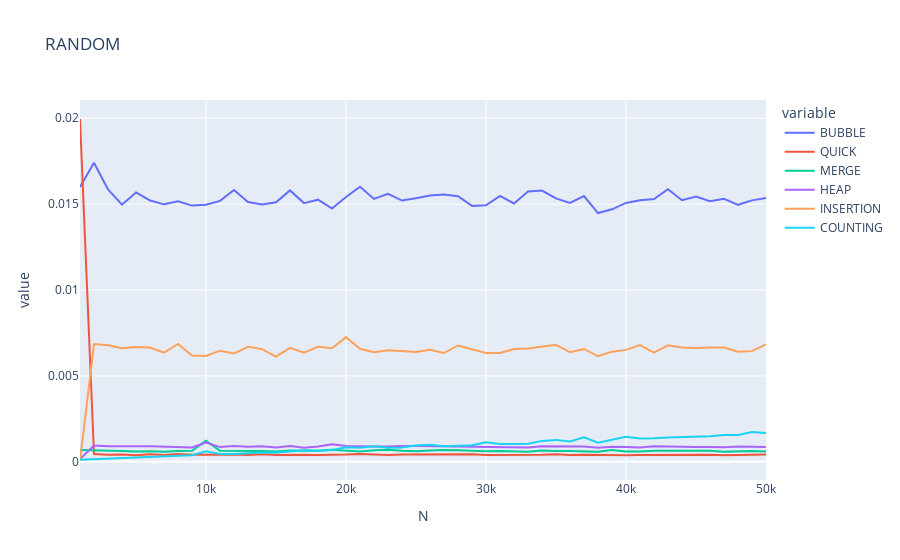
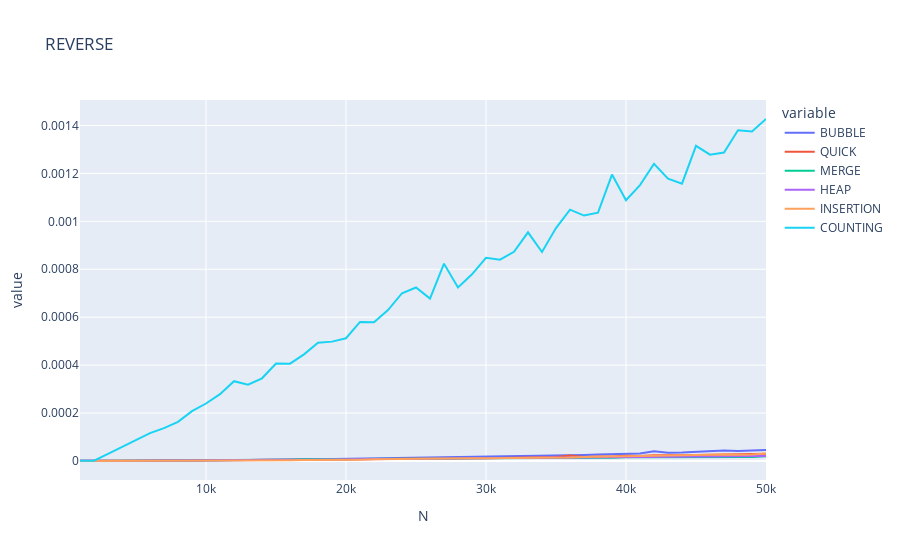
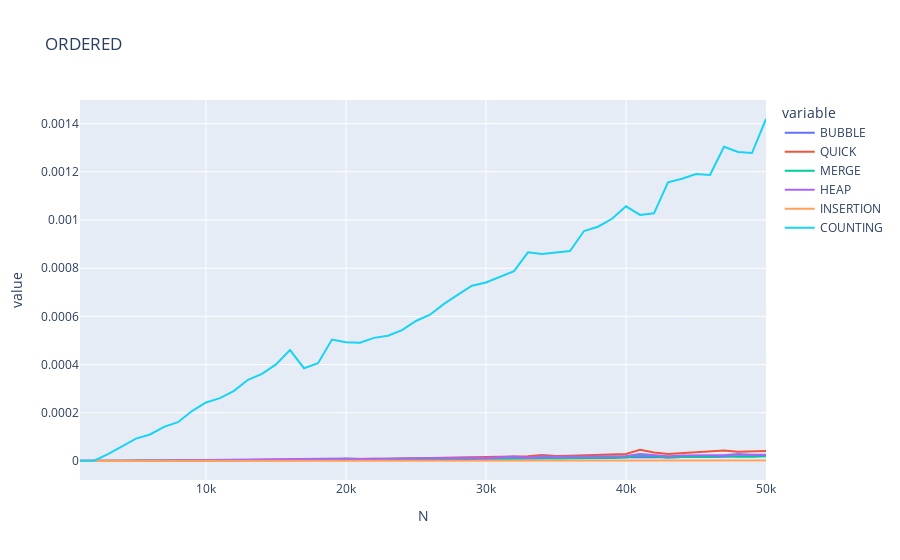
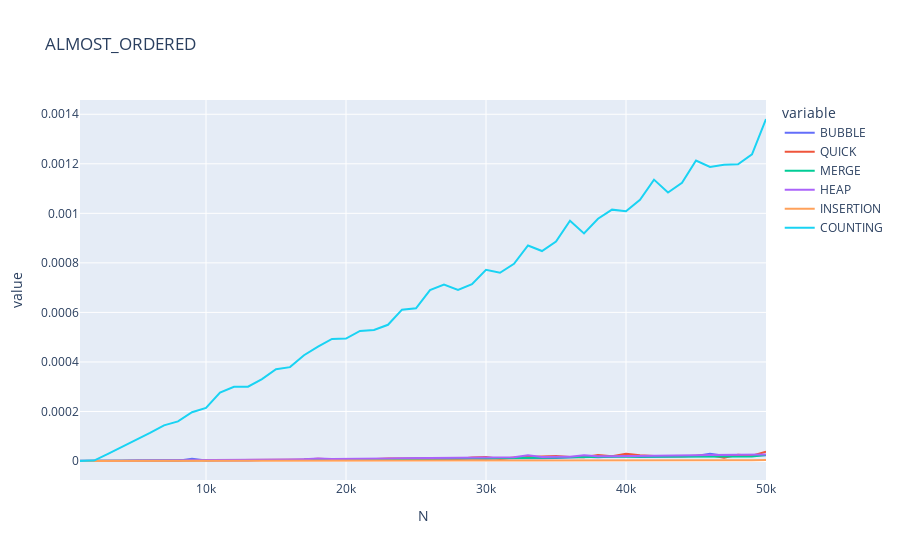

Notebook cell for these charts, in order:
### Code cell
import plotly.express as px
import matplotlib.pyplot as plt
import pandas as pd 
import numpy as np

df = pd.read_csv('results.txt')
df.columns = df.columns.str.replace(' ', '')


modes = df['MODE'].unique()

for mode in modes:
    df_mode = df[df['MODE'] == mode]
    fig = px.line(df_mode, x='N', y=['BUBBLE', 'QUICK', 'MERGE', 'HEAP', 'INSERTION', 'COUNTING'], title=mode)
    fig.show()

    plt.plot(df_mode['N'], df_mode['BUBBLE'], label='BUBBLE')
    plt.plot(df_mode['N'], df_mode['QUICK'], label='QUICK')
    plt.plot(df_mode['N'], df_mode['MERGE'], label='MERGE') 
    plt.plot(df_mode['N'], df_mode['HEAP'], label='HEAP')
    plt.plot(df_mode['N'], df_mode['INSERTION'], label='INSERTION')
    plt.legend()
    plt.title(mode)
    plt.show()
